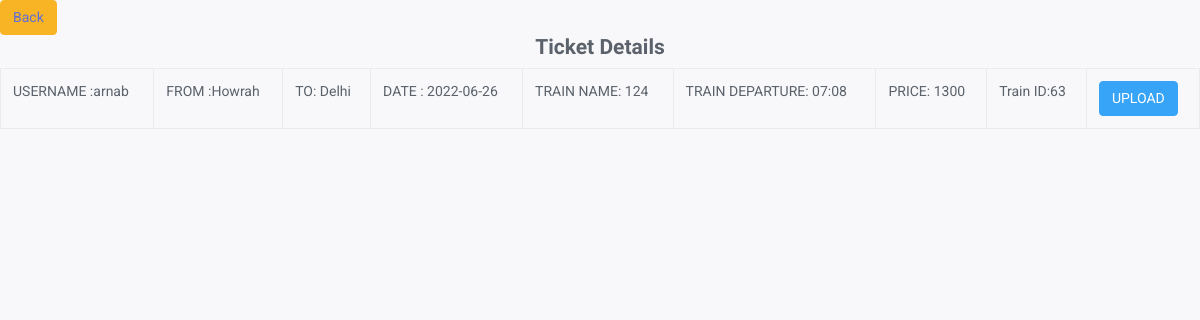
Screenshot of /admin/receive.php?id1=7 with the database file from the repository.
### tables this page shows
CREATE TABLE IF NOT EXISTS `train` (
  `train_id` int(11) NOT NULL AUTO_INCREMENT,
  `Train_Name` varchar(255) NOT NULL,
  `DEPARTURE` varchar(255) NOT NULL,
  `PRICE` text NOT NULL,
  `SELECTION` varchar(200) NOT NULL,
  `customer_id` int(11) NOT NULL,
  `upload` varchar(200) NOT NULL,
  PRIMARY KEY (`train_id`)
);

CREATE TABLE IF NOT EXISTS `tbl_user` (
  `id` int(11) NOT NULL AUTO_INCREMENT,
  `username` varchar(50) NOT NULL,
  `email` varchar(100) NOT NULL,
  `password` varchar(100) NOT NULL,
  `confirm_password` varchar(100) NOT NULL,
  `Zip_code` varchar(200) NOT NULL,
  `phoneno` varchar(200) NOT NULL,
  PRIMARY KEY (`id`)
);

CREATE TABLE IF NOT EXISTS `enquiry` (
  `id1` int(11) NOT NULL AUTO_INCREMENT,
  `from1` varchar(255) NOT NULL,
  `to1` varchar(255) NOT NULL,
  `date1` date NOT NULL,
  `coachselection` text NOT NULL,
  `Pref_time` varchar(200) NOT NULL,
  `userid` int(11) NOT NULL,
  PRIMARY KEY (`id1`)
);

### admin/receive.php (the view, shortened to what this page needs)
<?php
require_once("includes/dbconnection.php");
$sql = mysqli_query($con,"select * from train t, enquiry e,tbl_user td where t.SELECTION='SELECTED' and t.customer_id=e.id1 and e.userid=td.id and e.id1='".$_GET["id1"]."'");
$row = mysqli_fetch_array($sql);
?>
<!DOCTYPE html>
<html>
<head>
      <?php include_once('includes/css.php'); ?>
<body data-sidebar="dark">
<table id="datatable" class="table table-bordered dt-responsive nowrap" style="border-collapse: collapse; border-spacing: 0; width: 100%;">
     <thead>
        <tr>
            <div class="btn btn-warning"><a href="enquiry.php" >Back</a></div>
             <h4 class="font-size-40" align="center">Ticket Details</h4>
        </tr>
    </thead>
    <tbody>
<tr>
                                                <td>USERNAME :<?php  echo $row['username'];?></td>
                                                 <td>FROM :<?php  echo $row['from1'];?></td>
                                                 <td>TO: <?php  echo $row['to1'];?></td>
                                                  <td>DATE : <?php  echo $row['date1'];?></td>
                                                <td>TRAIN NAME: <?php  echo $row['Train_Name'];?></td>
                                                <td>TRAIN DEPARTURE: <?php  echo $row['DEPARTURE'];?></td>
                                                <td>PRICE: <?php  echo $row['PRICE'];?></td>
                                                <td>Train ID:<?php echo $row['train_id'];?></td>
                                                <td>
                                                <a href="upload-manager.php?train_id=<?php echo $row['train_id'];?>"><button class="btn btn-info">UPLOAD</button></a>
                                                </td>
                                            </tr>
</body>
</html>

### rows the page displays
train: tbl_user.username "arnab", enquiry.from1 "Howrah", enquiry.to1 "Delhi", enquiry.date1 "2022-06-26", Train_Name "124", DEPARTURE "07:08", PRICE "1300", train_id "63"
